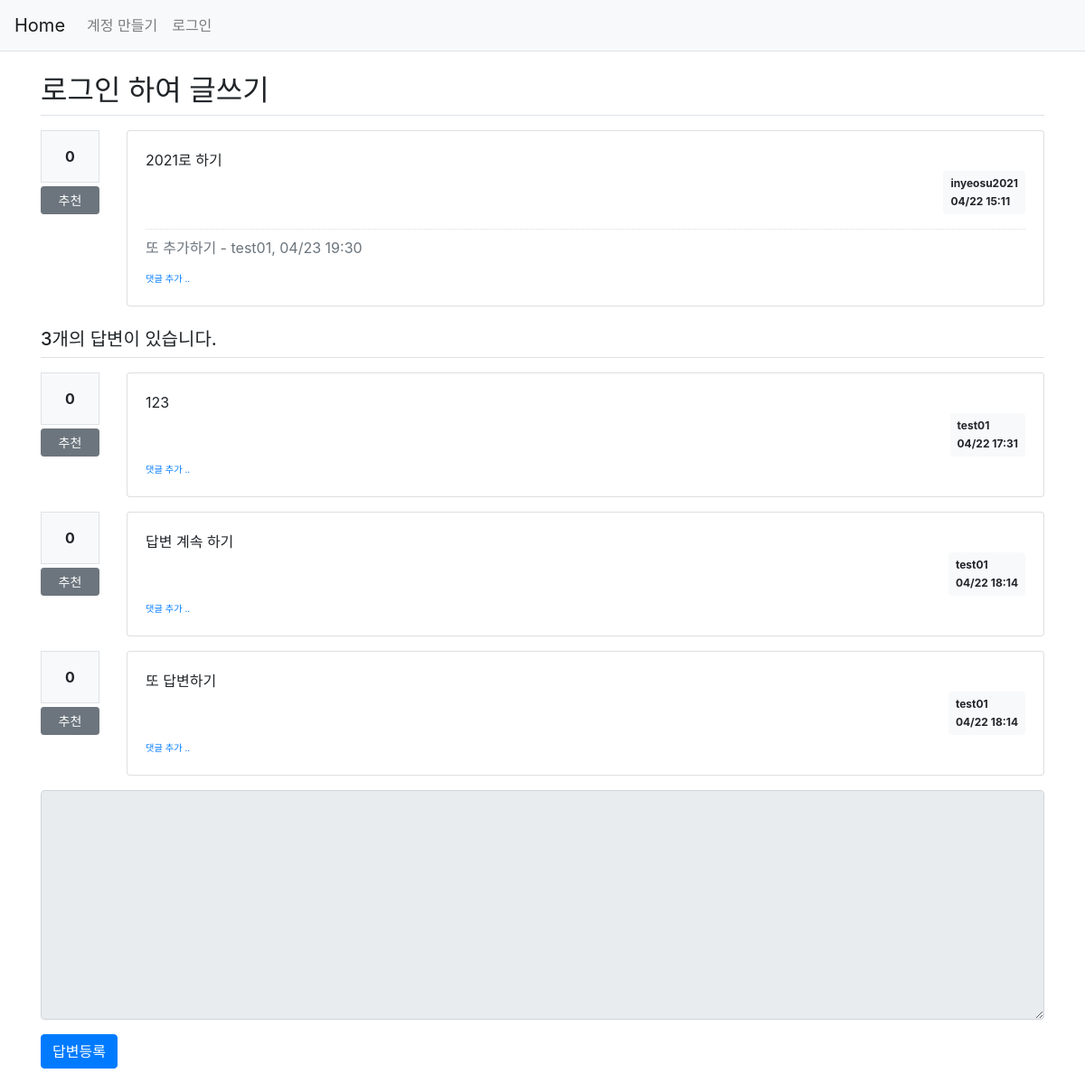
The page /question/detail/105/ on the database as committed earlier.
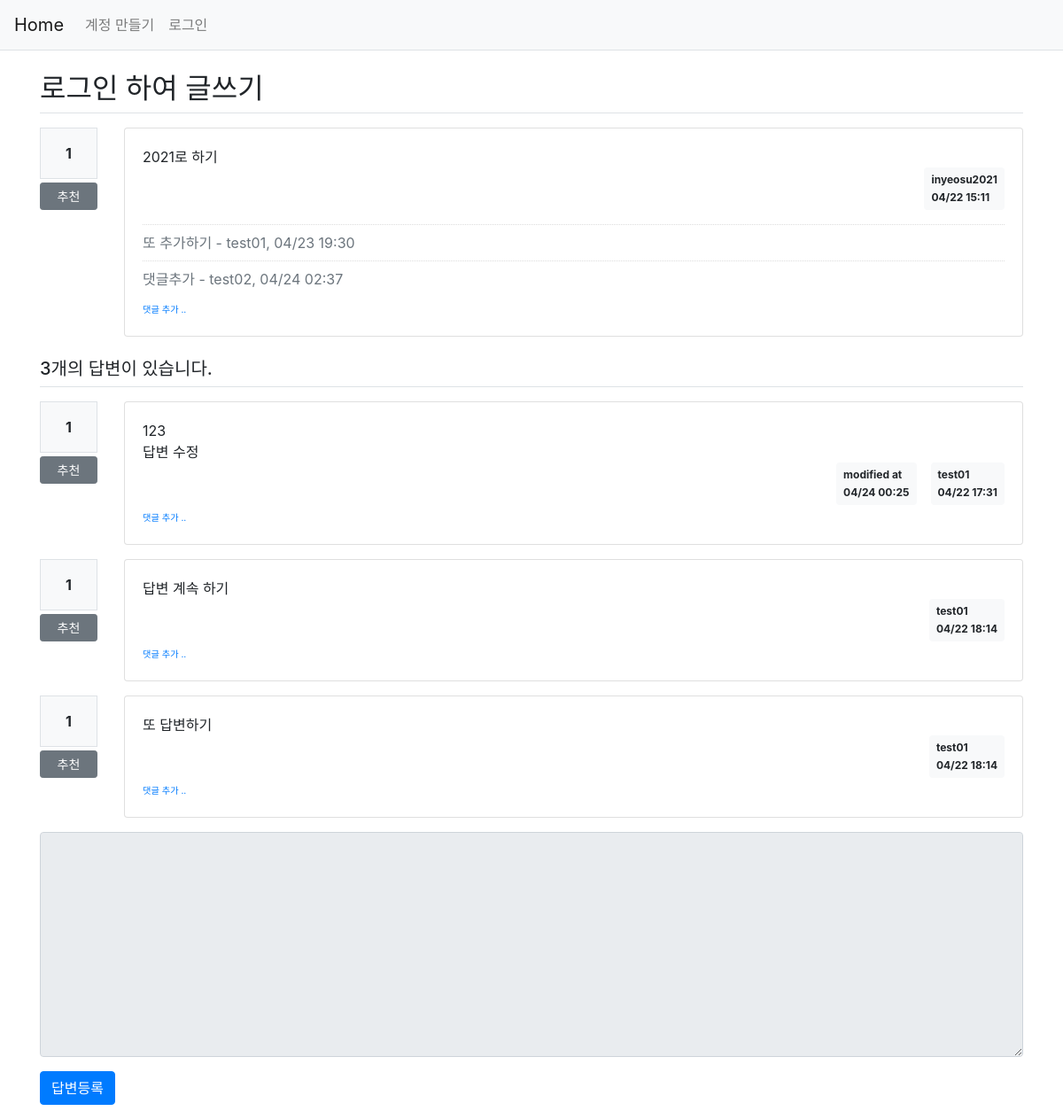
The same page on the database as committed later.
### pybo/models.py (models this page shows)
class Question(db.Model):
    id = db.Column(db.Integer, primary_key=True)
    subject = db.Column(db.String(200), nullable=False)
    content = db.Column(db.Text(), nullable=False)
    create_date = db.Column(db.DateTime(), nullable=False)
    user_id = db.Column(db.Integer, db.ForeignKey(
        'user.id', ondelete='CASCADE'), nullable=False)
    user = db.relationship('User', backref=db.backref('question_set'))
    modify_date = db.Column(db.DateTime(), nullable=True)
    voter = db.relationship('User', secondary=question_voter,
                            backref=db.backref('question_voter_set'))

class User(db.Model):
    id = db.Column(db.Integer, primary_key=True)
    username = db.Column(db.String(150), nullable=False, unique=True)
    password = db.Column(db.String(200), nullable=False)
    email = db.Column(db.String(120), nullable=False, unique=True)

class Comment(db.Model):
    id = db.Column(db.Integer, primary_key=True)
    user_id = db.Column(db.Integer, db.ForeignKey(
        'user.id', ondelete='CASCADE'), nullable=False)
    user = db.relationship('User', backref=db.backref('comment_set'))
    content = db.Column(db.Text(), nullable=False)
    create_date = db.Column(db.DateTime(), nullable=False)
    modify_date = db.Column(db.DateTime())
    question_id = db.Column(db.Integer, db.ForeignKey(
        'question.id', ondelete='CASCADE'), nullable=True)
    question = db.relationship('Question', backref=db.backref('comment_set'))
    answer_id = db.Column(db.Integer, db.ForeignKey(
        'answer.id', ondelete='CASCADE'), nullable=True)
    answer = db.relationship('Answer', backref=db.backref('comment_set'))

class Answer(db.Model):
    id = db.Column(db.Integer, primary_key=True)
    question_id = db.Column(db.Integer, db.ForeignKey(
        'question.id', ondelete='CASCADE'))
    question = db.relationship('Question', backref=db.backref('answer_set'))
    content = db.Column(db.Text(), nullable=False)
    create_date = db.Column(db.DateTime(), nullable=False)
    user_id = db.Column(db.Integer, db.ForeignKey(
        'user.id', ondelete='CASCADE'), nullable=False)
    user = db.relationship('User', backref=db.backref('answer_set'))
    modify_date = db.Column(db.DateTime(), nullable=True)
    voter = db.relationship('User', secondary=answer_voter,
                            backref=db.backref('answer_voter_set'))

### pybo/views/question_views.py (the view)
@bp.route('/detail/<int:question_id>/')
def detail(question_id):
    form = AnswerForm()
    question = Question.query.get_or_404(question_id)
    return render_template('question/question_detail.html', question=question, form=form)

### pybo/forms.py
class AnswerForm(FlaskForm):
    content = TextAreaField('입력오류', validators=[DataRequired('답변내용을 입력해 주세요')])

### pybo/filter.py (called while the page is built)
def format_datetime1(value, fmt=' %m/%d  %H:%M'):
    return value.strftime(fmt)

### pybo/views/auth_views.py (called while the page is built)
@bp.before_app_request
def load_logged_in_user():
    user_id = session.get('user_id')
    if user_id is None:
        g.user = None
    else:
        g.user = User.query.get(user_id)

### pybo/templates/question/question_detail.html (shortened to what this page needs)
{% extends 'base.html' %}
{% block content %}
<div class="container my-3">
    <h2 class="border-bottom py-2">{{ question.subject }}</h2>
    <div class="row my-3">
        <div class="col-1">
            <div class="bg-light text-center p-3 border font-weight-bolder mb-1">{{ question.voter|length }}</div>
            <a href="#" data-uri="{{url_for('vote.question', question_id=question.id) }}"
            class="recommend btn btn-sm btn-secondary btn-block my-1">추천</a>
        </div>
        <div class="col-11">
            <div class="card">
                <div class="card-body">
            <div class="card-text" style="white-space: pre-line;">{{ question.content }}</div>
            <div class="d-flex justify-content-end">
                <div class="badge badge-light p-2 text-left">
                    <div class="mb-2">{{ question.user.username }}</div>
                    <div>{{ question.create_date|datetime1 }}</div>
                </div>
            </div>
            {% if question.comment_set|length > 0 %}
            <div class="mt-3">
            {% for comment in question.comment_set %}
                <div class="comment py-2 text-muted">
                    <span style="white-space: pre-line;">{{ comment.content }}</span>
                    <span>
                        - {{ comment.user.username }}, {{ comment.create_date|datetime1 }}
                    </span>
                </div>
            {% endfor %}
            </div>
            {% endif %}
            <div>
                <a href="{{ url_for('comment.create_question', question_id=question.id) }}"
                   class="small"><small>댓글 추가 ..</small></a>
            </div>
            </div>
        </div>
    </div>
</div>
    <h5 class="border-bottom my-3 py-2">{{ question.answer_set|length }}개의 답변이 있습니다.</h5>
    {% for answer in question.answer_set %}
    <div class="row my-3">
        <div class="col-1">
            <div class="bg-light text-center p-3 border font-weight-bolder mb-1">{{ answer.voter|length }}</div>
            <a href="#" data-uri="{{ url_for('vote.answer', answer_id=answer.id) }}"
            class="recommend btn btn-sm btn-secondary btn-block my-1">추천</a>
        </div>
        <div class="col-11">
            <div class="card">
            <div class="card-body">
            <div class="card-text" style="white-space: pre-line;">{{ answer.content }}</div>
            <div class="d-flex justify-content-end">
                {% if answer.modify_date %}
                <div class="badge badge-light p-2 text-left mx-3">
                    <div class="mb-2">modified at</div>
                    <div>{{ answer.modify_date|datetime1 }}</div>
                </div>
                {% endif %}
                <div class="badge badge-light p-2 text-left">
                    <div class="mb-2">{{ answer.user.username }}</div>
                    <div>{{ answer.create_date|datetime1 }}</div>
                </div>
            </div>
            <div>
                <a href="{{ url_for('comment.create_answer', answer_id=answer.id) }}"
                   class="small"><small>댓글 추가 ..</small></a>
            </div>
                </div>
            </div>
        </div>
    </div>
    {% endfor %}
    <form action="{{ url_for('answer.create', question_id=question.id) }}" method="post" class="my-3">
        <div class="form-group">
            <textarea {% if not g.user %}disabled{% endif %}
                    name="content" id="content" class="form-control" rows="10"></textarea>
        </div>
        <input type="submit" value="답변등록" class="btn btn-primary">
    </form>
</div>
{% endblock %}

### pybo/templates/base.html (shortened to what this page needs)
<!DOCTYPE html>
<html lang="en">
<head>
    <link rel="stylesheet" href="{{url_for('static', filename='bootstrap.min.css') }}">
    <link rel="stylesheet" href="{{url_for('static', filename='style.css') }}">
</head>
<body>
{% include "navbar.html" %}
{% block content %}
{% endblock %}
</body>
</html>

### pybo/templates/navbar.html (shortened to what this page needs)
<nav class="navbar navbar-expand-lg navbar-light bg-light border-bottom">
    <a href="{{ url_for('main.index')}}" class="navbar-brand">Home</a>
    <div class="collapse navbar-collapse flex-grow-0" id="navbarNav">
        {% if g.user %}
        <ul class="navbar-nav">
            <li class="nav-item">
                <a href="{{ url_for('auth.logout')}}" class="nav-link">{{g.user.username }} (로그아웃) </a>
            </li>
        </ul>
        {% else %}
        <ul class="navbar-nav">
            <li class="nave-item">
                <a href="{{ url_for('auth.signup')}}" class="nav-link">계정 만들기</a>
            </li>
            <li class="nave-item">
                <a class="nav-link" href="{{ url_for('auth.login')}}" class="nav-link">로그인</a>
            </li>
        </ul>
        {% endif %}
    </div>
</nav>

### pybo/static/style.css (style rules this page uses)
.comment { border-top: dotted 1px #ddd; font-size: 0.7 em; }

Rows that differ between the two databases and show on the page:
added Comment: content "댓글추가", user.username "test02", create_date "04/24 02:37"
changed Answer (number 1 of 3 on the later page): voter|length "0" → "1"; content "123" → "123 답변 수정"; modify_date (not shown) → "04/24 00:25"
computed for Answer "답변 계속 하기": voter|length "0" → "1"
computed for Answer "또 답변하기": voter|length "0" → "1"
Other text that changed with them:
{{ question.voter|length }}: "0" → "1"
